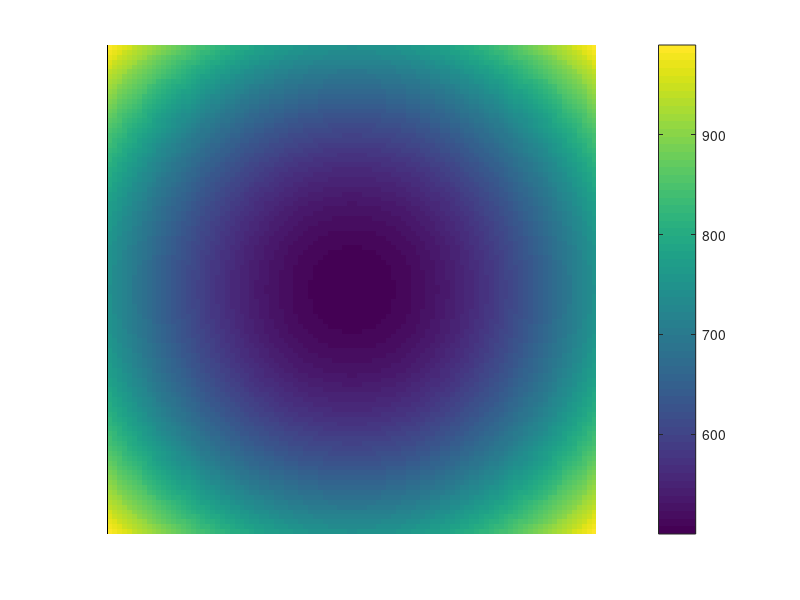

Write the MATLAB code that produced this figure.
clear all; close all;

%load('array2D_original');
%======2D Graph and settin gs======
figure;
hold on;
grid on;
cla;

ms = (4*25-1)/2;% Even number of points. Omits the zero data pt.
arrayMs = -ms:1:ms;  % The range of x values. "1:1" ensures even number
mySize = length(arrayMs);

% 2D parabola generator
[a b] = meshgrid (arrayMs); % This generates the actual grid of x and y values.
array2D=(a.^2+b.^2)*.1 +500; % Note the elementwise notation


%array2D = ones(100)+50
image(array2D, 'CDataMapping', 'scaled');% golden!!!
axis image;
axis off;

%colormap;
colorbar('clim', [0 500],'Location', 'EastOutside');
msize = size(array2D(1,:));
range_min = min(array2D(:));
range_max = max(array2D(:));
caxis([range_min range_max]);
set(gca, 'Color', [0 0 0]);
%set(gca, 'Xlim', [1 mySize]);% NOTE!!!!!THESE CORRESPOND TO THE R-HAND RULE
%set(gca, 'Ylim', [1 mySize]);% WITH THE XLIM ON THE "LEFT-RIGHT PROPAGATION
set(gca, 'XColor', [.2 .2 .2]);
set(gca, 'YColor', [.2 .2 .2]);

